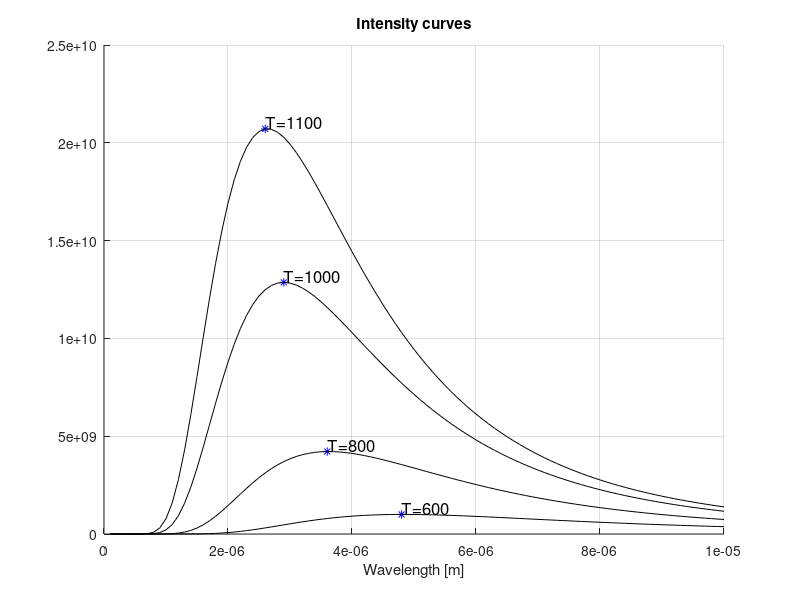

MATLAB code for this plot:
clear all
alpha = 3.7415*10^(-16);
beta = 0.014388;

intensity_func = @(temp,wavelength) alpha./( wavelength.^(5).*( exp( beta./(wavelength.*temp) ) - 1 ));

lambda = 0:(0.1*10^(-6)):(10*10^(-6));
T = [600 800 1000 1100];

figure
clf
hold on
title('Intensity curves');
xlabel('Wavelength [m]');

for i = 1:length(T)
    intensity = intensity_func(T(i),lambda);
    [maxvalue, maxindex] = max(intensity);
    plot(lambda(maxindex),maxvalue,'b*')
    text(lambda(maxindex),maxvalue,strcat('T=',num2str(T(i))), 'FontSize', 12, 'VerticalAlignment', 'bottom');
    plot(lambda, intensity, 'black');
    grid on
end